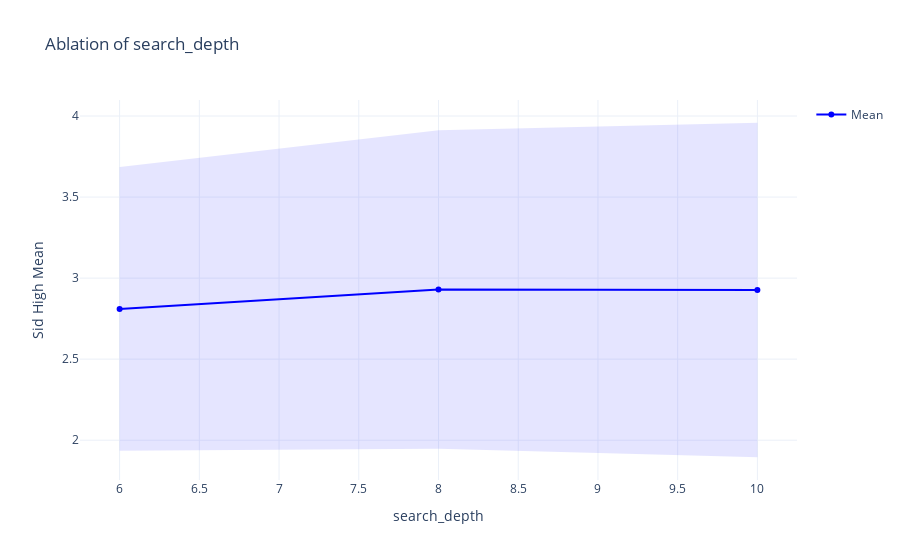

The notebook cell this image was saved under:
### Code cell
plot_ablation(agg_df, 'search_depth', metric='sid_high_mean', std_metric='sid_high_std',
              fixed_params={'max_ct_depth': True, 'max_c_set_size': 3, 'neighbourhood_n_nodes': 5, 'n_nodes': 6, 'n_edges': 6})

### Figure 1 — Plotly figure (JSON) as saved in the notebook; plotly's stock layout.template omitted (floating-point values rounded to 4 significant figures)
{"data": [{"line": {"color": "blue"}, "mode": "lines+markers", "name": "Mean", "type": "scatter", "x": [6, 8, 10], "y": [2.81, 2.93, 2.927]}, {"fill": "toself", "fillcolor": "rgba(0,0,255,0.1)", "hoverinfo": "skip", "line": {"color": "rgba(255,255,255,0)"}, "showlegend": false, "type": "scatter", "x": [6, 8, 10, 10, 8, 6], "y": [3.685, 3.913, 3.959, 1.895, 1.947, 1.935]}], "layout": {"title": {"text": "Ablation of search_depth"}, "xaxis": {"title": {"text": "search_depth"}}, "yaxis": {"title": {"text": "Sid High Mean"}}}}
